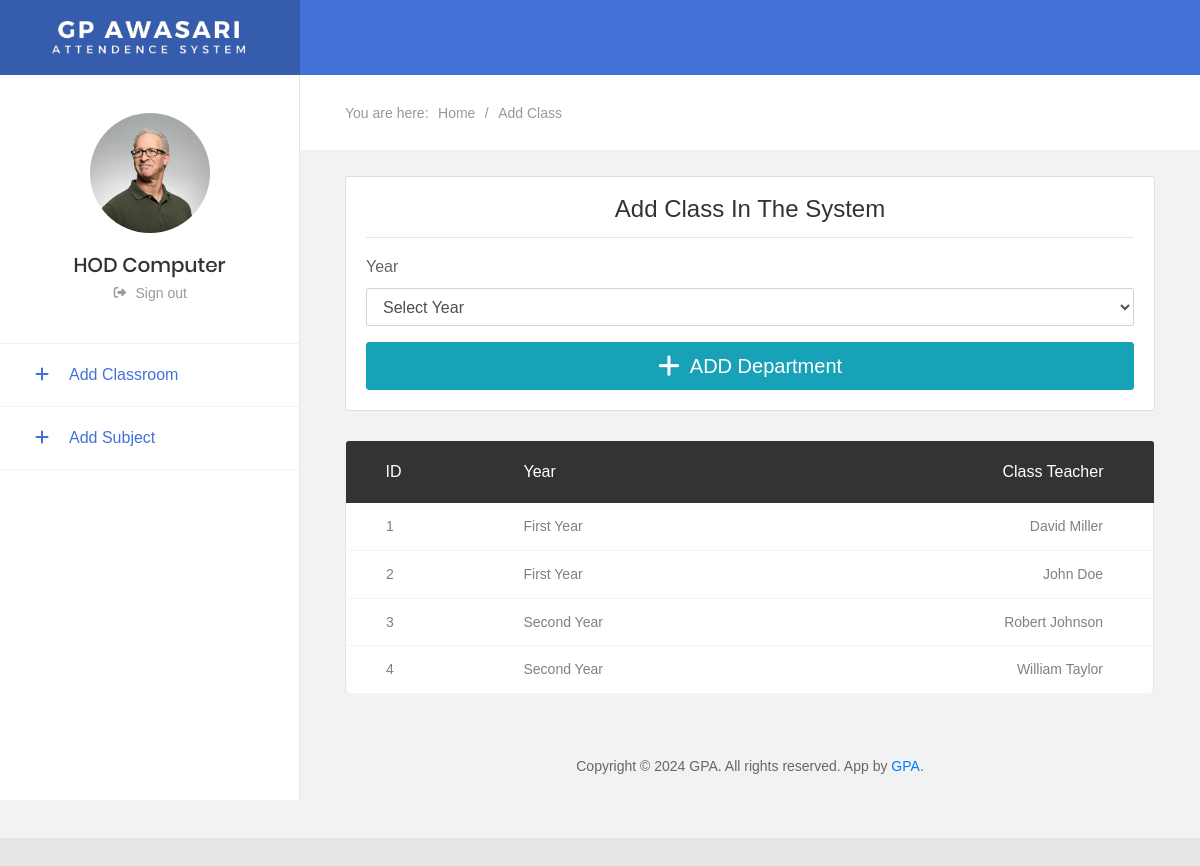
Page /hod/index.php (signed in) on the committed database.
### tables this page shows
CREATE TABLE IF NOT EXISTS `hod_reg` (
  `id` int(11) NOT NULL AUTO_INCREMENT,
  `first_name` text NOT NULL,
  `last_name` text NOT NULL,
  `email` text NOT NULL,
  `phone` text NOT NULL,
  `password` text NOT NULL,
  `report_to` text NOT NULL,
  `department_id` text NOT NULL,
  PRIMARY KEY (`id`)
);

CREATE TABLE IF NOT EXISTS `class` (
  `id` int(11) NOT NULL AUTO_INCREMENT,
  `year` int(11) NOT NULL,
  `divi` varchar(10) NOT NULL,
  `department_id` int(11) NOT NULL,
  `teacher_id` int(11) NOT NULL,
  PRIMARY KEY (`id`)
);

CREATE TABLE IF NOT EXISTS `teacher_reg` (
  `id` int(11) NOT NULL AUTO_INCREMENT,
  `first_name` text NOT NULL,
  `last_name` text NOT NULL,
  `email` text NOT NULL,
  `phone` text NOT NULL,
  `password` text NOT NULL,
  `report_to` text NOT NULL,
  `department_id` text NOT NULL,
  `status` int(11) NOT NULL,
  PRIMARY KEY (`id`)
);

### hod/index.php (the view, shortened to what this page needs)
<!DOCTYPE html>
<html lang="en">
<head>
    <link href="css/font-face.css" rel="stylesheet" media="all">
    <link href="vendor/font-awesome-4.7/css/font-awesome.min.css" rel="stylesheet" media="all">
    <link href="vendor/font-awesome-5/css/fontawesome-all.min.css" rel="stylesheet" media="all">
    <link href="vendor/mdi-font/css/material-design-iconic-font.min.css" rel="stylesheet" media="all">
    <link href="vendor/bootstrap-4.1/bootstrap.min.css" rel="stylesheet" media="all">
    <link href="vendor/animsition/animsition.min.css" rel="stylesheet" media="all">
    <link href="vendor/bootstrap-progressbar/bootstrap-progressbar-3.3.4.min.css" rel="stylesheet" media="all">
    <link href="vendor/wow/animate.css" rel="stylesheet" media="all">
    <link href="vendor/css-hamburgers/hamburgers.min.css" rel="stylesheet" media="all">
    <link href="vendor/slick/slick.css" rel="stylesheet" media="all">
    <link href="vendor/select2/select2.min.css" rel="stylesheet" media="all">
    <link href="vendor/perfect-scrollbar/perfect-scrollbar.css" rel="stylesheet" media="all">
    <link href="vendor/vector-map/jqvmap.min.css" rel="stylesheet" media="all">
    <link href="css/theme.css" rel="stylesheet" media="all">
</head>
<?php
			$ur = mysql_fetch_array(mysql_query("select * from hod_reg where email='".$_SESSION["user"]."'"));
            ?>
<body class="animsition">
    <div class="page-wrapper">
        <?php
			include ('admin_includes/sidebar.php');
		?>
        <div class="page-container2">
            <?php
                include ('admin_includes/header_desktop.php');
            ?>
            <section class="au-breadcrumb m-t-75">
                <div class="section__content section__content--p30">
                    <div class="container-fluid">
                        <div class="row">
                            <div class="col-md-12">
                                <div class="au-breadcrumb-content">
                                    <div class="au-breadcrumb-left">
                                        <span class="au-breadcrumb-span">You are here:</span>
                                        <ul class="list-unstyled list-inline au-breadcrumb__list">
                                            <li class="list-inline-item active">
                                                <a href="#">Home</a>
                                            </li>
                                            <li class="list-inline-item seprate">
                                                <span>/</span>
                                            </li>
                                            <li class="list-inline-item">Add Class</li>
                                        </ul>
                                    </div>
                                </div>
                            </div>
                        </div>
                    </div>
                </div>
            </section>
            <br>
            <div class="section__content section__content--p30">
                <div class="container-fluid">
                    <div class="row">
                        <div class="col-lg-12">
                            <div class="card">
                                <div class="card-body">
                                    <div class="card-title">
                                        <h3 class="text-center title-2">Add Class in the system</h3>
                                    </div>
                                    <hr>
                                    <form action="" method="post" novalidate="novalidate">
                                        <div class="form-group">
                                            <label for="year">Year</label>
                                            <select class="form-control" id="year" name="year" onchange=selectnone(this.id)>
                                                <option value="none">Select Year</option>
                                            </select>
                                        </div>
                                        <div>
                                            <button  onclick=response()  id="payment-button" type="button" class="btn btn-lg btn-info btn-block">
                                                <i class="fa fa-plus fa-lg"></i>&nbsp;
                                                <span id="payment-button-amount">ADD Department</span>
                                            </button>
                                        </div>
                                    </form>
                                </div>
                            </div>
                        </div>
                        <div class="col-md-12">
                            <div class="table-responsive m-b-40">
                                <table class="table table-borderless table-data3">
                                    <thead>
                                        <tr>
                                            <th>ID</th>
                                            <th>Year</th>
                                            <th>Class Teacher</th>
                                        </tr>
                                    </thead>
                                    <tbody>
                                        <?php
                                            $res = mysql_query("select * from class where department_id = '".$ur['department_id']."' ORDER BY year");
                                            $idd = 1;
                                            while($row = mysql_fetch_array($res))
                                            {
                                            if($row['year']=="1"){
                                                $year="First Year";
                                            }else if($row['year']=="2"){
                                                $year="Second Year";
                                            }else if($row['year']=="3"){
                                                $year="Third Year";
                                            }
                                        ?>
                                        <tr>
                                            <td> <?php echo $idd;?></td>
                                            <td><?php echo $year; ?></td>
                                            <?php
                                            if($row['teacher_id']=='0'){
                                                ?>
                                                <td>
                                            <input id="class_id" name="class_id" type="hidden" value="<?php echo $row['id'];?>">
                                                <div class="form-row">
                                                    <select class="form-control" id="department" name="department" onchange=selectnone(this.id)>
                                                    <option value="none">Select Teacher to be assined</option>
                                                    <?php
                                                        $res1 = mysql_query("select * from teacher_reg where status='0' and department_id = '".$ur['department_id']."'");
                                                        $i = 1;
                                                        while($row1 = mysql_fetch_array($res1))
                                                                { ?>
                                                            <option value="<?php echo $row1['id']; ?>"><?php echo $row1['first_name']; echo " ".$row1['last_name'];?></option>
                                                        <?php $i++;} ?>
                                                    </select>
                                                </div>
                                                <br>
                                                <button  onclick=add_teacher()  id="add_class_tech_<?php echo $row['id'];?>" type="button" class="btn btn-sm btn-info btn-block btn-warning">
                                                    <span id="payment-button-amount">Assign Class Teacher</span>
                                                </button>
                                                <script>
                                                    function add_teacher() {
                                                        var teacher_id = $('#department').val();
                                                        var class_id = $('#class_id').val();
                                                        // alert(class_id);
                                                        // alert(year);
                                                        // alert(dept);
                                                        if(teacher_id=="none"){
                                                            $('#department').val('');
                                                            $('#department').focus();
                                                        }else{
                                                        $.ajax({
                                                        type:'POST',
                                                        url:'../sqloperations/add_class_tech.php',
                                                        data:{
                                                            teacher_id:teacher_id,
                                                            class_id:class_id
                                                        },
                                                        success:function(return_data) {
                                                            // alert(return_data);
                                                        if(return_data == "1"){
                                                            alert ('Something went wrong...');
                                                        }  else{
                                                            alert ('Teacher assigned successfully');
                                                            window.location.href='index.php';
                                                        }
                                                        }
                                                    });}
                                                    }
                                                </script>
                                                </td>
                                                <?php
                                            }else{
                                                ?>
                                            <td><?php
                                                $res2 = mysql_query("select * from teacher_reg where id='".$row['teacher_id']."'");
                                                $row2 = mysql_fetch_array($res2);
                                            echo $row2['first_name'];echo " ".$row2['last_name'];?></td>
                                            <?php
                                            }
                                            ?>
                                        </tr>
                                        <?php $idd++; }
                                            ?>
                                    </tbody>
                                </table>
                            </div>
                        </div>
                    </div>
                </div>
            </div>
            <?php
                include ('admin_includes/footer.php');
            ?>
        </div>
    </div>
</body>
</html>

### hod/admin_includes/sidebar.php (shortened to what this page needs)
<aside class="menu-sidebar2">
<div class="logo">
    <a href="#">
        <img src="images/icon/logo-white.png" alt="Cool Admin" />
    </a>
</div>
<div class="menu-sidebar2__content js-scrollbar1">
    <div class="account2">
        <div class="image img-cir img-120">
            <img src="images/icon/avatar-big-01.jpg" alt="John Doe" />
        </div>
        <h4 class="name"><?php echo  ucfirst($ur['first_name'])."  ".ucfirst($ur['last_name']);?></h4>
        <a href="#"  data-toggle="modal" data-target="#logoutModal"><i class="fas fa-sign-out-alt fa-sm fa-fw mr-2 text-gray-400"></i>Sign out</a>
    </div>
    <nav class="navbar-sidebar2">
        <ul class="list-unstyled navbar__list">
            <li class="active has-sub">
                <a class="js-arrow" href="index.php">
                    <i class="fas fa-plus"></i>Add Classroom
                </a>
            </li>
            <li class="active has-sub">
                <a class="js-arrow" href="subject_add.php">
                    <i class="fas fa-plus"></i>Add Subject
                </a>
            </li>
        </ul>
    </nav>
</div>
</aside>

### rows in the picture
hod_reg: first_name "HOD", last_name "Computer"
class: year "First Year", teacher_reg.first_name "David", teacher_reg.last_name "Miller"
class: year "First Year", teacher_reg.first_name "John", teacher_reg.last_name "Doe"
class: year "Second Year", teacher_reg.first_name "Robert", teacher_reg.last_name "Johnson"
class: year "Second Year", teacher_reg.first_name "William", teacher_reg.last_name "Taylor"
